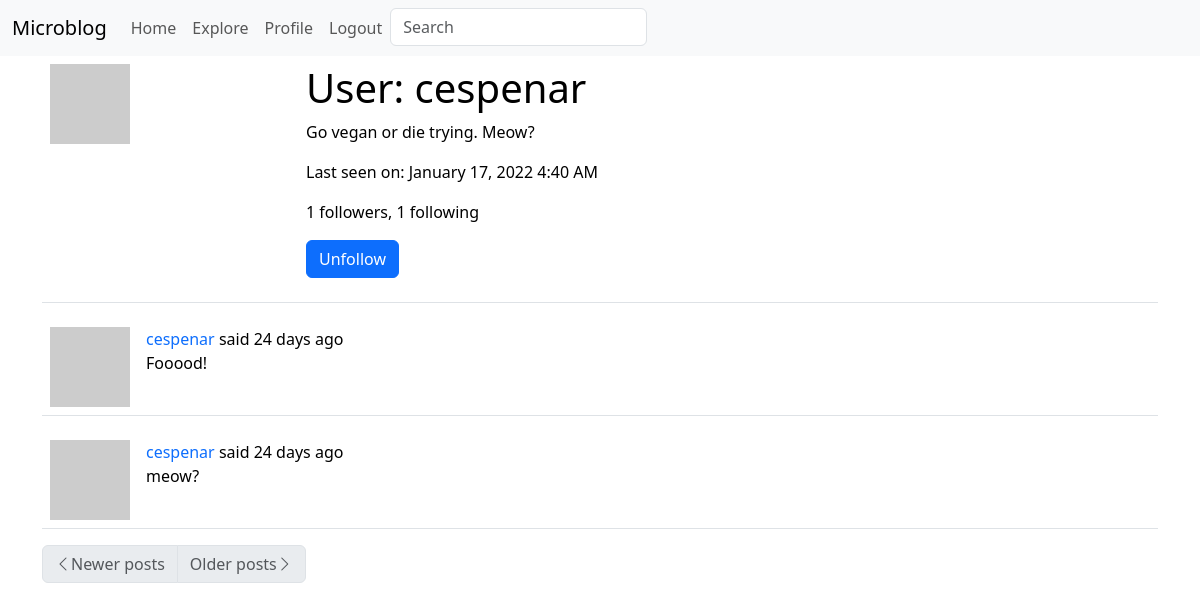
The app's page /user/cespenar (signed in), older data.
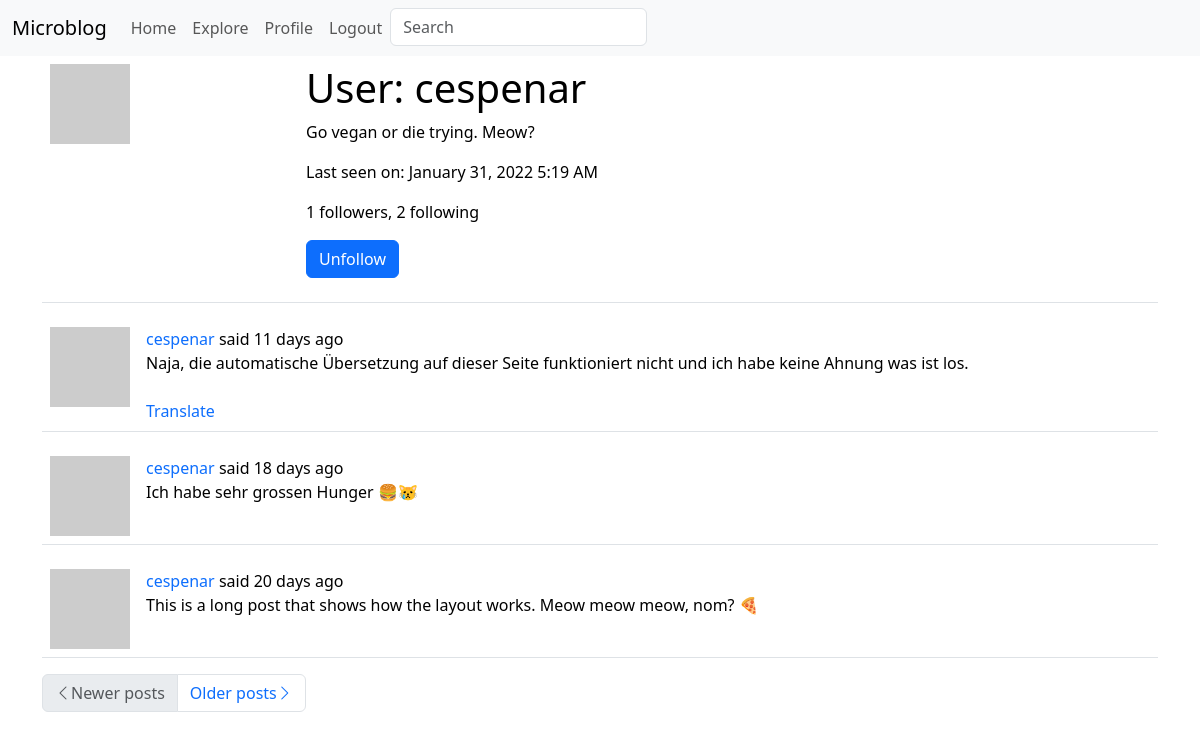
The same page, newer data.
### app/models.py (models this page shows, shortened)
class User(UserMixin, db.Model):
    id = db.Column(db.Integer, primary_key=True)
    username = db.Column(db.String(64), index=True, unique=True)
    email = db.Column(db.String(120), index=True, unique=True)
    password_hash = db.Column(db.String(128))
    posts = db.relationship('Post', backref='author', lazy='dynamic')
    about_me = db.Column(db.String(140))
    last_seen = db.Column(db.DateTime, default=datetime.utcnow)
    followed = db.relationship(
        'User',
        secondary=followers,
        primaryjoin=(followers.c.follower_id == id),
        secondaryjoin=(followers.c.followed_id == id),
        backref=db.backref('followers', lazy='dynamic'),
        lazy='dynamic'
    )
    def avatar(self, size):
        digest = md5(self.email.lower().encode('utf-8')).hexdigest()
        return f'https://www.gravatar.com/avatar/{digest}?d=identicon&s={size}'
    def is_following(self, user):
        return self.followed.filter(
            followers.c.followed_id == user.id).count() > 0

class SearchableMixing:
    @classmethod
    def before_commit(cls, session):
        session._changes = {
            'add': list(session.new),
            'update': list(session.dirty),
            'delete': list(session.deleted)
        }
    @classmethod
    def after_commit(cls, session):
        for obj in session._changes['add']:
            if isinstance(obj, SearchableMixing):
                add_to_index(obj.__tablename__, obj)
        for obj in session._changes['update']:
            if isinstance(obj, SearchableMixing):
                add_to_index(obj.__tablename__, obj)
        for obj in session._changes['delete']:
            if isinstance(obj, SearchableMixing):
                remove_from_index(obj.__tablename__, obj)
        session._changes = None

class Post(SearchableMixing, db.Model):
    __searchable__ = ['body']
    id = db.Column(db.Integer, primary_key=True)
    body = db.Column(db.String(140))
    timestamp = db.Column(db.DateTime, index=True, default=datetime.utcnow)
    user_id = db.Column(db.Integer, db.ForeignKey('user.id'))
    language = db.Column(db.String(5))

### app/routes.py (the view)
@app.route('/user/<username>')
@login_required
def user(username):
    user = User.query.filter_by(username=username).first_or_404()
    page = request.args.get('page', 1, type=int)
    posts = user.posts.order_by(Post.timestamp.desc()).paginate(
        page, app.config['POSTS_PER_PAGE'], False)
    next_url = url_for('user', username=user.username,
                       page=posts.next_num) if posts.has_next else None
    prev_url = url_for('user', username=user.username,
                       page=posts.prev_num) if posts.has_prev else None
    form = EmptyForm()
    return render_template('user.html', user=user, posts=posts.items,
                           next_url=next_url, prev_url=prev_url, form=form)

### app/forms.py
class SearchForm(FlaskForm):
    q = StringField(_('Search'), validators=[DataRequired()])
    def __init__(self, *args, **kwargs):
        if 'formdata' not in kwargs:
            kwargs['formdata'] = request.args
        if 'meta' not in kwargs:
            kwargs['meta'] = {'csrf': False}
        super(SearchForm, self).__init__(*args, **kwargs)

class EmptyForm(FlaskForm):
    submit = SubmitField(_l('Submit'))

### app/models.py (called while the page is built)
@login.user_loader
def load_user(id):
    return User.query.get(int(id))

### app/routes.py (called while the page is built)
@app.before_request
def before_request():
    if current_user.is_authenticated:
        current_user.last_seen = datetime.utcnow()
        db.session.commit()
        g.search_form = SearchForm()
    g.locale = str(get_locale())

### app/templates/user.html (shortened to what this page needs)
{% extends "base.html" %}
{% block app_content %}
    <table class="table table-hover">
        <tr>
            <td style="width: 256px"><img src="{{ user.avatar(256) }}"
                                          alt="User avatar"></td>
            <td>
                <h1>{{ _('User') }}: {{ user.username }}</h1>
                {% if user.about_me %}<p>{{ user.about_me }}</p>{% endif %}
                {% if user.last_seen %}
                    <p>
                        {{ _('Last seen on') }}: {{ moment(user.last_seen).format('LLL') }}
                    </p>
                {% endif %}
                <p>
                    {{ _('%(count)d followers', count=user.followers.count()) }}, {{ _('%(count)d following', count=user.followed.count()) }}
                </p>
                {% if user == current_user %}
                    <p>
                        <a href="{{ url_for('edit_profile') }}">
                            {{ _('Edit your profile') }}
                        </a>
                    </p>
                {% else %}
                    <p>
                    <form action="{{ url_for('unfollow', username=user.username) }}"
                          method="post">
                        {{ form.submit(value=_('Unfollow'), class_='btn btn-primary') }}
                    </form>
                    </p>
                {% endif %}
            </td>
        </tr>
    </table>
    {% for post in posts %}
        {% include "_post.html" %}
    {% endfor %}
    <nav aria-label="...">
        <ul class="pagination">
            <li class="page-item{% if not prev_url %} disabled{% endif %}">
                <a class="page-link" href="{{ prev_url or '#' }}"
                   aria-label="Previous">
                    <span class="bi-chevron-left"
                          aria-hidden="true"></span>{{ _('Newer posts') }}
                </a>
            </li>
            <li class="page-item{% if not next_url %} disabled{% endif %}">
                <a class="page-link" href="{{ next_url or '#' }}"
                   aria-label="Next">
                    {{ _('Older posts') }}<span class="bi-chevron-right"
                                                aria-hidden="true"></span>
                </a>
            </li>
        </ul>
    </nav>
{% endblock %}

### app/templates/_post.html (shortened to what this page needs)
<table class="table table-hover">
    <tr>
        <td style="width: 70px">
            <a href="{{ url_for('user', username=post.author.username) }}">
                <img src="{{ post.author.avatar(70) }}" alt="User avatar">
            </a>
        </td>
        <td>
            {{ _('%(username)s said %(when)s',
                username=user_link, when=moment(post.timestamp).fromNow()) }}
            <br>
            <span id="post{{ post.id }}">{{ post.body }}</span>
            {% if post.language and post.language != g.locale %}
                <br><br>
                <span id="translation{{ post.id }}">
                    <a href="javascript:translate(
                            '#post{{ post.id }}',
                            '#translation{{ post.id }}',
                            '{{ post.language }}',
                            '{{ g.locale }}');">
                        {{ _('Translate') }}
                    </a>
                </span>
            {% endif %}
        </td>
    </tr>
</table>

Row changes from the older to the newer data that the page shows:
no longer on this page (row unchanged): Post: body "Fooood!"
no longer on this page (row unchanged): Post: body "meow?"
changed User "cespenar": last_seen "January 17, 2022 4:40 AM" → "January 31, 2022 5:19 AM"
added Post: body "Naja, die automatische Übersetzung auf dieser Seite funktioniert nicht und ich habe keine Ahnung was ist los."
added Post: body "Ich habe sehr grossen Hunger 🍔😿"
added Post: body "This is a long post that shows how the layout works. Meow meow meow, nom? 🍕"
Text that changed along with them:
text no longer shown: "1 following"
text now shown: "2 following"
